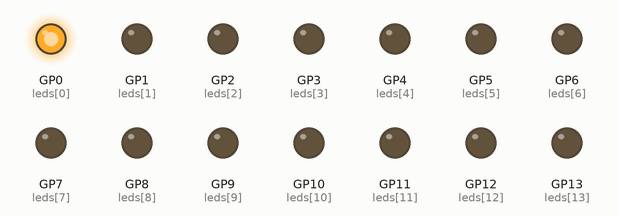
A program run on a simulated Raspberry Pi Pico running MicroPython. Parts: output pins drawn as LEDs (lit = HIGH).

Above: at 0.07 s.
At 1.12 s:
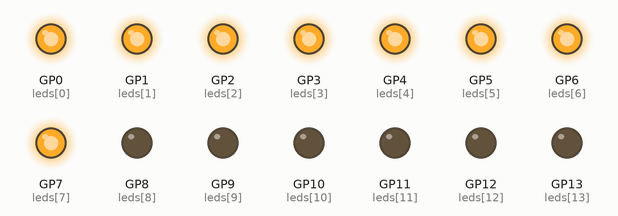
At 2.32 s:
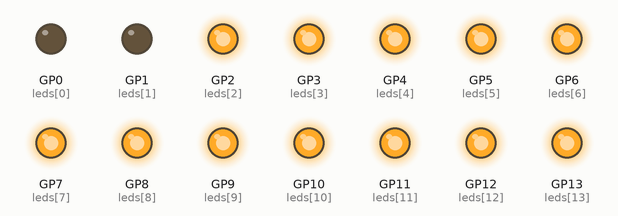
At 4.7 s:
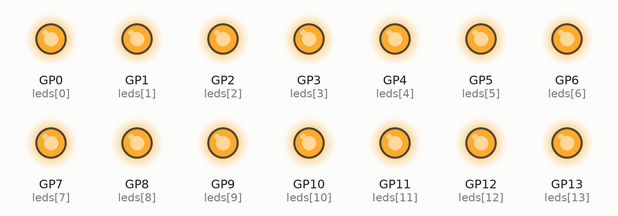
At 5.7 s:
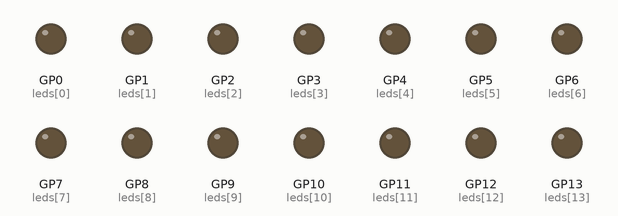
At 7.92 s:
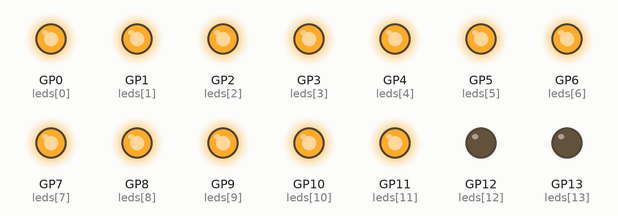
Timing chart, 0 to 8.2 s (numbered marks = the images above):
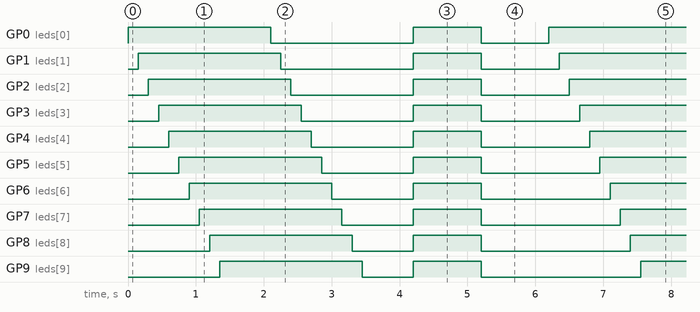

The program:

Blink_Example_2.py
```python
"""
DESCRIPTION:
This example code will uses Maker Uno RP2040 to control the onboard LEDs.
The LEDs will light in sequence (one by one) and then turn off.

AUTHOR   : Cytron Technologies Sdn Bhd
WEBSITE  : www.cytron.io
EMAIL    : support@cytron.io

"""

# Import the required module
from machine import Pin
import time

# Define the pin numbers for the onboard LEDs
led_pins = [0, 1, 2, 3, 4, 5, 6, 7, 8, 9, 10, 11, 12, 13]

# Create a list of Pin objects for each LED using list comprehension method
# The list comprehension iterates over each pin in led_pins, creating a Pin object for each
leds = [Pin(pin, Pin.OUT) for pin in led_pins]

while True:

    # Turn on each LED in sequence with a short delay
    for i in range(len(led_pins)):
        leds[i].value(True)
        time.sleep(0.15)

    # Turn off each LED in sequence with a short delay
    for i in range(len(led_pins)):
        leds[i].value(False)
        time.sleep(0.15)

    # Turn on all LEDs together
    for led in leds:
        led.value(True)
    time.sleep(1)

    # Turn off all LEDs together
    for led in leds:
        led.value(False)
    time.sleep(1)
```

Measured:
- by itself, GP0 (leds[0]): repeats every 6.2 s: LOW 2.1 s, HIGH 1.0 s, LOW 1.0 s, HIGH 2.1 s
- by itself, GP1 (leds[1]): repeats every 6.2 s: LOW 2.0 s, HIGH 1.0 s, LOW 1.2 s, HIGH 2.1 s
- by itself, GP2 (leds[2]): repeats every 6.2 s: LOW 1.8 s, HIGH 1.0 s, LOW 1.3 s, HIGH 2.1 s
- by itself, GP3 (leds[3]): repeats every 6.2 s: LOW 1.7 s, HIGH 1.0 s, LOW 1.5 s, HIGH 2.1 s
- by itself, GP4 (leds[4]): repeats every 6.2 s: LOW 1.5 s, HIGH 1.0 s, LOW 1.6 s, HIGH 2.1 s
- by itself, GP5 (leds[5]): repeats every 6.2 s: LOW 1.4 s, HIGH 1.0 s, LOW 1.8 s, HIGH 2.1 s
- by itself, GP6 (leds[6]): repeats every 6.2 s: LOW 1.2 s, HIGH 1.0 s, LOW 1.9 s, HIGH 2.1 s
- by itself, GP7 (leds[7]): repeats every 6.2 s: LOW 1.1 s, HIGH 1.0 s, LOW 2.1 s, HIGH 2.1 s
